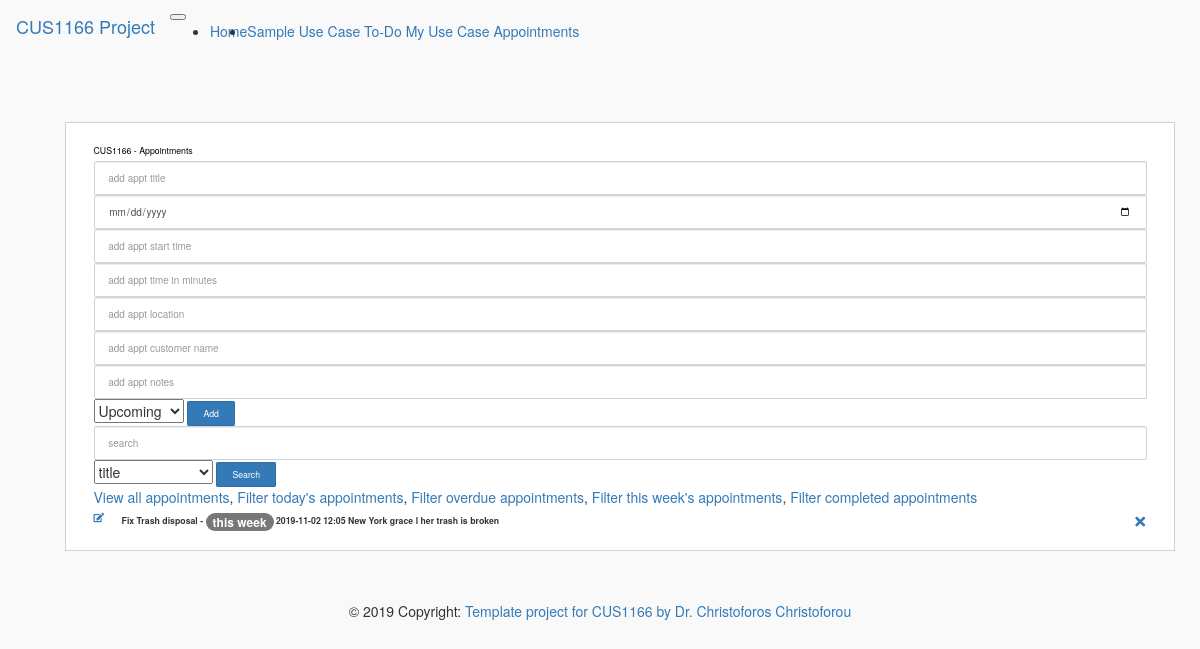
The app's page /filter_appointments_thisweek with its own data.
### app/models.py (models this page shows)
class Appointment(db.Model):
    appt_id = db.Column(db.Integer, primary_key=True, autoincrement = True)
    appt_title = db.Column(db.String)
    appt_date = db.Column(db.Date, nullable = False)
    appt_start_time = db.Column(db.String)
    appt_duration = db.Column(db.Integer) #in minutes
    appt_location = db.Column(db.String)
    appt_customer_name = db.Column(db.String)
    appt_notes = db.Column(db.String)
    appt_status = db.Column(db.String(128))

### app/main/routes.py (the view)
@bp.route('/filter_appointments_thisweek', methods=['GET','POST'])
def filter_appointments_thisweek():
    form = AppointmentForm()
    searchform = AppointmentSearchForm()
    """
    today = dt.today()
    thisweek = today + dt.timedelta(days =7)
    appointments = db.session.query(Appointment).filter_by(thisweek)
    """
    appointments = Appointment.query.filter_by(appt_status= 'this week')
    return render_template("main/appointment.html",appointments = appointments, form = form, searchform = searchform)

### app/main/forms.py
class AppointmentForm(FlaskForm):
    appt_status_completed = SelectField('Status', choices=[('upcoming','Upcoming'),('today','Today'),('this week','This week'),('overdue','Overdue'),('completed','Completed')])
    appt_title = StringField('appt_title')#, validators=[DataRequired()])
    appt_date = DateField('appt_date', format = '%Y-%m-%d')
    appt_start_time = StringField('appt_start_time') #in minutes
    appt_duration= StringField('appt_duration') #in minutes
    appt_location = StringField('appt_location')#, validators=[DataRequired()])
    appt_customer_name = StringField('appt_customer_name')#, validators=[DataRequired()])
    appt_notes = StringField('appt_customer_name')#, validators=[DataRequired()])
    appt_status = StringField('appt_status')#, validators=[DataRequired()])
    submit = SubmitField('submit')

class AppointmentSearchForm(FlaskForm):
    choices = [('title', 'title'),
               ('customer name', 'customer name')]
    select = SelectField('Search for Appointments', choices=choices)
    search = StringField('')

### app/templates/main/appointment.html (shortened to what this page needs)
{% extends "menu.html" %}
{% block main_content %}
<div class="page-content page-container" id="page-content">
    <div class="padding">
        <div class="row container d-flex justify-content-center">
            <div class="col-lg-12">
                <div class="card px-3">
                    <div class="card-body">
                        <h4 class="card-title">CUS1166 - Appointments</h4>
                        <form method="POST" action="{{url_for('main.appointments')}}" >
                                {{ form.appt_title(class_='form-control todo-list-input', placeholder='add appt title')}}
                                {{ form.appt_date(class_='form-control todo-list-input', placeholder='add appt date')}}
                                {{ form.appt_start_time(class_='form-control todo-list-input', placeholder='add appt start time')}}
                                {{ form.appt_duration(class_='form-control todo-list-input', placeholder='add appt time in minutes')}}
                                {{ form.appt_location(class_='form-control todo-list-input', placeholder='add appt location')}}
                                {{ form.appt_customer_name(class_='form-control todo-list-input', placeholder='add appt customer name')}}
                                {{ form.appt_notes(class_='form-control todo-list-input', placeholder='add appt notes')}}
                                {{ form.appt_status_completed }}
                                <button class="add btn btn-primary font-weight-bold todo-list-add-btn">Add</button>
                     </form>
                     <form method="POST" action="{{url_for('main.search_results')}}" >
                            {{ searchform.search(class_='form-control todo-list-input', placeholder='search ')}}
                            {{ searchform.select }}
                            <button class="add btn btn-primary font-weight-bold todo-list-add-btn">Search</button>
                 </form>
                        <div class="list-wrapper">
                            <a href = "{{url_for('main.appointments')}}">View all appointments</a>,
                            <a href = "{{url_for('main.filter_appointments')}}">Filter today's appointments</a>,
                            <a href = "{{url_for('main.filter_appointments_overdue')}}">Filter overdue appointments</a>,
                            <a href = "{{url_for('main.filter_appointments_thisweek')}}">Filter this week's appointments</a>,
                            <a href = "{{url_for('main.filter_appointments_completed')}}">Filter completed appointments</a>
                            <ul class="d-flex flex-column-reverse todo-list">
                             {% for appointment in appointments %}
                                {% if 'done' == appointment.appt_status%}
                                    <li class="completed">
                                {% else %}
                                    <li>
                                {% endif %}
                                    <a href="{{url_for('main.edit_appointment',appt_id= appointment.appt_id)}}">
                                         <i class="fas fa-edit"></i>
                                    </a>
                                    <div class="form-check">
                                      <label class="form-check-label">
                                          {% if 'completed' == appointment.appt_status %}
                                          {{appointment.appt_title}} - <span class="badge badge-success">{{appointment.appt_status}}</span>
                                          {{appointment.appt_date}}
                                          {{appointment.appt_start_time}}
                                          {{appointment.appt_location}}
                                          {{appointment.appt_customer_name}}
                                          {{appointment.appt_notes}}
                                              {% elif 'this week' == appointment.appt_status %}
                                              {{appointment.appt_title}} - <span class="badge badge-warning">{{appointment.appt_status}}</span>
                                               {{appointment.appt_date}}
                                               {{appointment.appt_start_time}}
                                               {{appointment.appt_location}}
                                               {{appointment.appt_customer_name}}
                                               {{appointment.appt_notes}}
                                          {% endif %}
                                      </label>
                                    </div>
                                    <a href="{{url_for('main.remove_appointment',appt_id = appointment.appt_id)}}" class="remove"><i class="fas fa-times"></i></a>
                              </li>
                             {% endfor %}
                            </ul>
                        </div>
                    </div>
                </div>
            </div>
        </div>
    </div>
</div>
{% endblock %}

### app/static/css/cus1166_custom.css (style rules this page uses)
body { background-color: #f9f9fa }
.padding { padding: 5rem }
.card { box-shadow: none; -webkit-box-shadow: none; -moz-box-shadow: none; -ms-box-shadow: none }
.pl-3, .px-3 { padding-left: 1rem !important }
.card { position: relative; display: flex; flex-direction: column; min-width: 0; word-wrap: break-word; background-color: #fff; background-clip: border-box; border: 1px solid #d2d2dc; border-radius: 0 }
.pr-3, .px-3 { padding-right: 1rem !important }
.card .card-body { padding: 1.25rem 1.75rem }
.card-body { flex: 1 1 auto; padding: 1.25rem }
.card .card-title { color: #000000; margin-bottom: 0.625rem; text-transform: capitalize; font-size: 0.875rem; font-weight: 500 }
.d-flex { display: flex !important }
.form-control { display: block; width: 100%; padding: 0.875rem 1.375rem; font-size: 1rem; line-height: 1; color: #495057; background-color: #ffffff; background-clip: padding-box; border: 1px solid #ced4da; border-radius: 2px; transition: border-color 0.15s ease-in-out, box-shadow 0.15s ease-in-out }
.btn { font-size: 0.875rem; line-height: 1; font-weight: 400; padding: .7rem 1.5rem; border-radius: 0.1275rem }
.list-wrapper { height: 100%; max-height: 100% }
.list-wrapper ul { padding: 0; text-align: left; list-style: none; margin-bottom: 0 }
.list-wrapper ul li { font-size: .9375rem; padding: .4rem 0; border-bottom: 1px solid #f3f3f3 }
.list-wrapper ul li:first-child { border-bottom: none }
.list-wrapper ul li .form-check { max-width: 90%; margin-top: .25rem; margin-bottom: .25rem }
.list-wrapper .remove { cursor: pointer; font-size: 1.438rem; font-weight: 600; width: 1.25rem; height: 1.25rem; line-height: 20px; text-align: center }
.list-wrapper ul li .form-check, .list-wrapper ul li .form-check .form-check-label, .email-wrapper .mail-sidebar .menu-bar .profile-list-item a .user .u-name, .email-wrapper .mail-sidebar .menu-bar .profile-list-item a .user .u-designation, .email-wrapper .mail-list-container .mail-list .content .sender-name, .email-wrapper .message-body .attachments-sections ul li .details p.file-name, .settings-panel .chat-list .list .info p { text-overflow: ellipsis; overflow: hidden; max-width: 100%; white-space: nowrap }
.form-check { position: relative; display: block; margin-top: 10px; margin-bottom: 10px; padding-left: 0 }
.form-check .form-check-label { min-height: 18px; display: block; margin-left: 1.75rem; font-size: 0.875rem; line-height: 1.5 }
.form-check-label { margin-bottom: 0 }
.ml-auto, .list-wrapper .remove, .mx-auto { margin-left: auto !important }
.flex-column-reverse { flex-direction: column-reverse !important }
.d-flex, .loader-demo-box, .distribution-chart-legend .distribution-chart, .distribution-chart-legend .distribution-chart .item, .list-wrapper ul li, .email-wrapper .mail-sidebar .menu-bar .profile-list-item a, .email-wrapper .mail-sidebar .menu-bar .profile-list-item a .user, .email-wrapper .mail-list-container .mail-list .details, .email-wrapper .message-body .attachments-sections ul li .thumb, .email-wrapper .message-body .attachments-sections ul li .details .buttons, .lightGallery .image-tile .demo-gallery-poster, .swal2-modal, .navbar .navbar-menu-wrapper .navbar-nav, .navbar .navbar-menu-wrapper .navbar-nav .nav-item.nav-profile, .navbar .navbar-menu-wrapper .navbar-nav .nav-item.dropdown .navbar-dropdown .dropdown-item { display: flex !important }

### records on screen
Appointment: appt_title "Fix Trash disposal", appt_status "this week", appt_date "2019-11-02", appt_start_time "12:05", appt_location "New York", appt_customer_name "grace l", appt_notes "her trash is broken"
